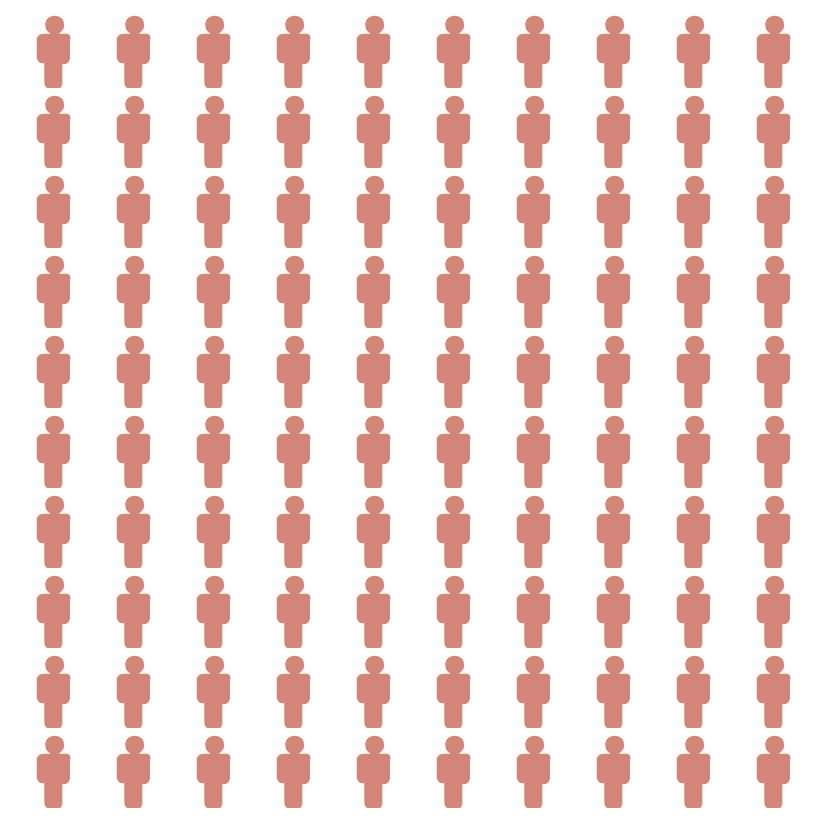

Write the Vega-Lite specification saved for this chart.
### Vega-Lite specification from a JSON file in a GitHub repository (floating-point values rounded to 4 significant figures)
{"$schema": "https://vega.github.io/schema/vega-lite/v2.json", "description": "Inspired by this [D3 example by Alan Smith](http://bl.ocks.org/alansmithy/d832fc03f6e6a91e99f4). Drag region to select. This example was created by [@jwoLondon](https://github.com/jwoLondon)", "config": {"view": {"stroke": ""}}, "width": 400, "height": 400, "data": {"values": [{"id": 1}, {"id": 2}, {"id": 3}, {"id": 4}, {"id": 5}, {"id": 6}, {"id": 7}, {"id": 8}, {"id": 9}, {"id": 10}, {"id": 11}, {"id": 12}, {"id": 13}, {"id": 14}, {"id": 15}, {"id": 16}, {"id": 17}, {"id": 18}, {"id": 19}, {"id": 20}, {"id": 21}, {"id": 22}, {"id": 23}, {"id": 24}, {"id": 25}, {"id": 26}, {"id": 27}, {"id": 28}, {"id": 29}, {"id": 30}, {"id": 31}, {"id": 32}, {"id": 33}, {"id": 34}, {"id": 35}, {"id": 36}, {"id": 37}, {"id": 38}, {"id": 39}, {"id": 40}, {"id": 41}, {"id": 42}, {"id": 43}, {"id": 44}, {"id": 45}, {"id": 46}, {"id": 47}, {"id": 48}, {"id": 49}, {"id": 50}, {"id": 51}, {"id": 52}, {"id": 53}, {"id": 54}, {"id": 55}, {"id": 56}, {"id": 57}, {"id": 58}, {"id": 59}, {"id": 60}, {"id": 61}, {"id": 62}, {"id": 63}, {"id": 64}, {"id": 65}, {"id": 66}, {"id": 67}, {"id": 68}, {"id": 69}, {"id": 70}, {"id": 71}, {"id": 72}, {"id": 73}, {"id": 74}, {"id": 75}, {"id": 76}, {"id": 77}, {"id": 78}, {"id": 79}, {"id": 80}, {"id": 81}, {"id": 82}, {"id": 83}, {"id": 84}, {"id": 85}, {"id": 86}, {"id": 87}, {"id": 88}, {"id": 89}, {"id": 90}, {"id": 91}, {"id": 92}, {"id": 93}, {"id": 94}, {"id": 95}, {"id": 96}, {"id": 97}, {"id": 98}, {"id": 99}, {"id": 100}]}, "transform": [{"calculate": "ceil (datum.id/10)", "as": "col"}, {"calculate": "datum.id - datum.col*10", "as": "row"}], "mark": {"type": "point", "filled": true}, "encoding": {"x": {"field": "col", "type": "ordinal", "axis": null}, "y": {"field": "row", "type": "ordinal", "axis": null}, "shape": {"value": "M1.7 -1.7h-0.8c0.3 -0.2 0.6 -0.5 0.6 -0.9c0 -0.6 -0.4 -1 -1 -1c-0.6 0 -1 0.4 -1 1c0 0.4 0.2 0.7 0.6 0.9h-0.8c-0.4 0 -0.7 0.3 -0.7 0.6v1.9c0 0.3 0.3 0.6 0.6 0.6h0.2c0 0 0 0.1 0 0.1v1.9c0 0.3 0.2 0.6 0.3 0.6h1.3c0.2 0 0.3 -0.3 0.3 -0.6v-1.8c0 0 0 -0.1 0 -0.1h0.2c0.3 0 0.6 -0.3 0.6 -0.6v-2c0.2 -0.3 -0.1 -0.6 -0.4 -0.6z"}, "color": {"condition": {"selection": "highlight", "value": "rgb(194,81,64)"}, "value": "rgb(167,165,156)"}, "size": {"value": 90}}, "selection": {"highlight": {"type": "interval"}}}
